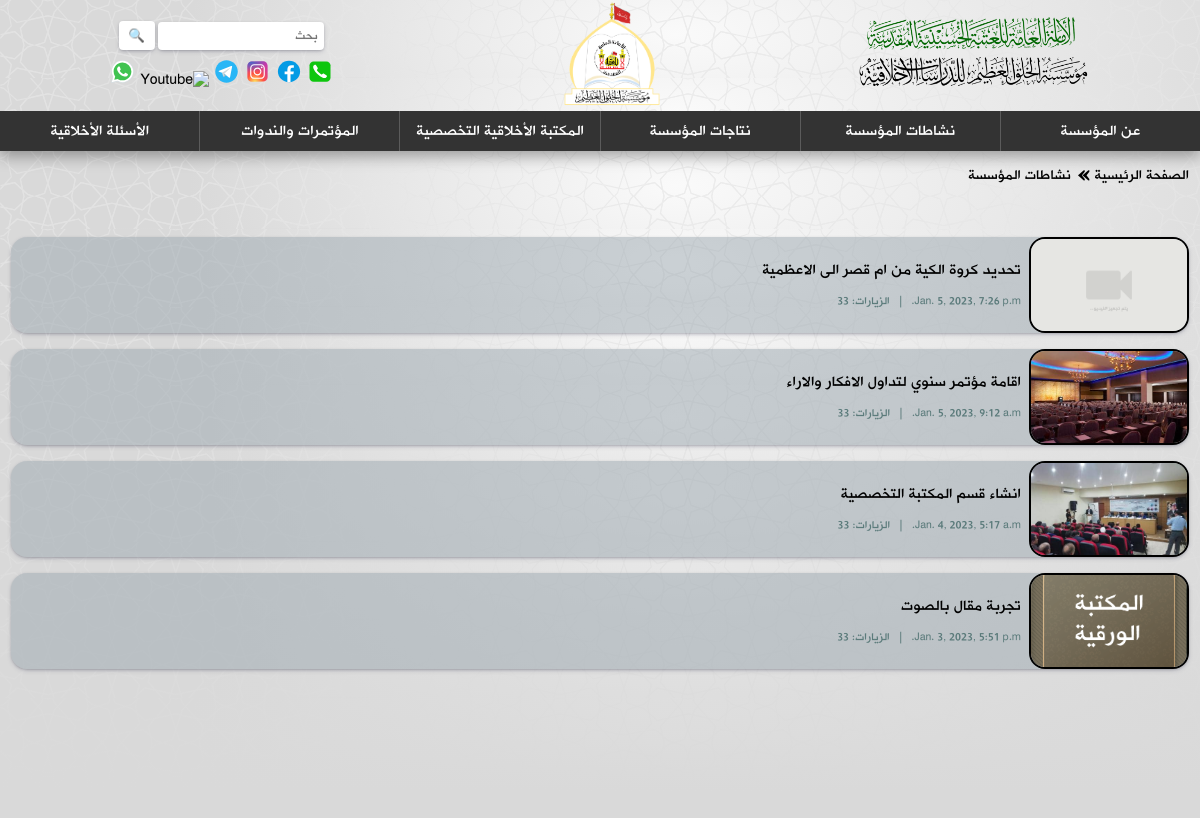
The page /activities on the database as committed earlier.
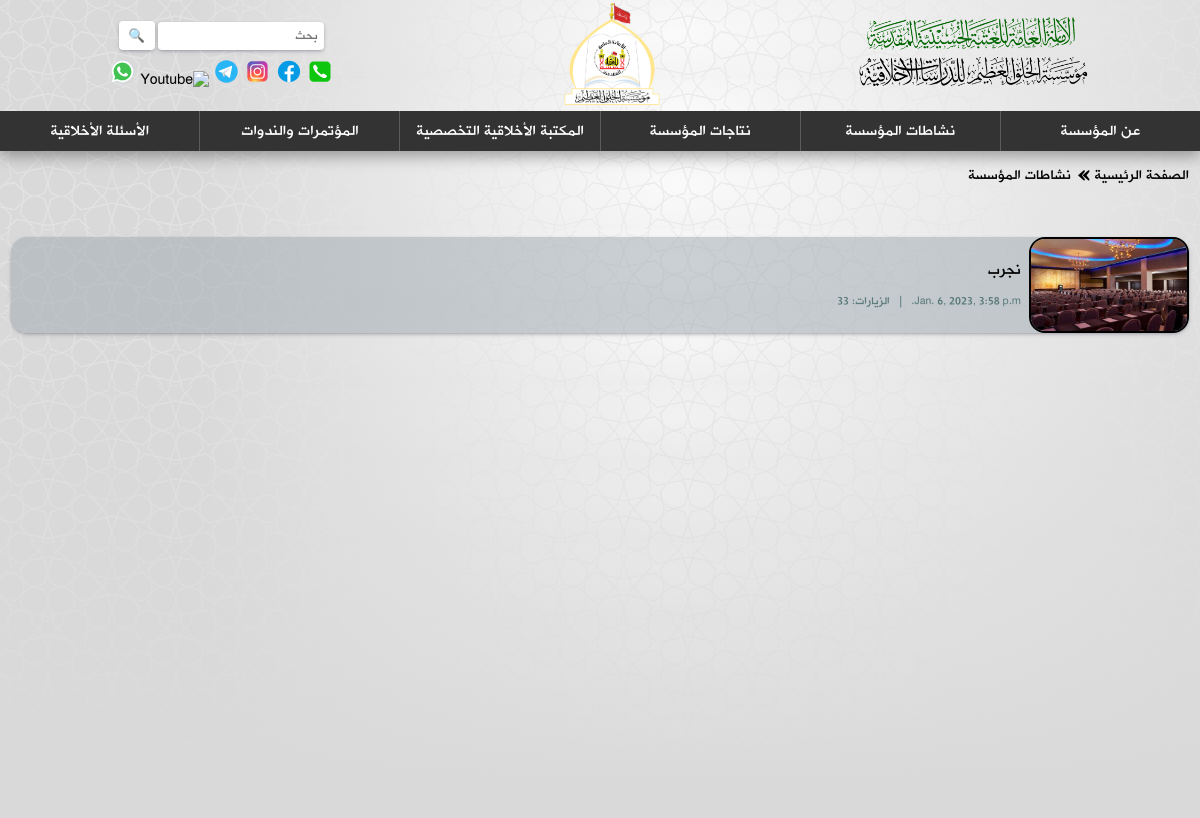
The same page on the database as committed later.
### backend/models.py (models this page shows, shortened)
class Activity(models.Model):
    title = models.CharField(max_length=1000, blank=False)
    created_at = models.DateTimeField(auto_now_add=True)
    main_img = models.ForeignKey(Image, on_delete=models.PROTECT, blank=False)
    body = models.TextField(max_length=5000, blank=False)
    img_array = models.ManyToManyField(Image, blank=True, related_name="images")
    vid_array = models.ManyToManyField(Video, blank=True, related_name="videos")
    audio = models.CharField(max_length=1000, blank=True)
    class Meta:
        ordering = ['-created_at']

class Image(models.Model):
    image = models.ImageField(upload_to="images", blank=False)

### backend/views.py (the view)
# urls.py: path("activities", views.activities, name="activities"),
def activities(request):
    activities = Activity.objects.all()
    context = {"activities":activities}
    return render(request, "backend/activities.html", context)

### backend/templates/backend/activities.html (shortened to what this page needs)
{% extends "backend/layout.html" %}
{% load static %}
{% block extraHead %}
<link rel="stylesheet" href="{% static 'css/pages.css' %}">
<link rel="stylesheet" href="{% static 'css/activities.css' %}">
{% endblock %}
{% block body %}
<main>
    <div class="path">
        <p class="component"><a href="{% url 'backend:home' %}"> الصفحة الرئيسية </a></p>
        <p class="pathArrow"> &#xbb; </p>
        <p class="component"><a href="{% url 'backend:activities' %}"> نشاطات المؤسسة </a></p>
    </div>
    <div class="pageContainer">
        {% for activity in activities %}
        <a class="activity" href="{% url 'backend:activity' activity.id %}">
            <div class="item">
                <div class="itemImage">
                    <img src="{{ activity.main_img.image.url }}" alt="نشاط">
                </div>
                <div class="itemDetails">
                    <p class="itemTitle">
                        {{ activity.title }}
                    </p>
                    <div class="statistics">
                        <p class="date">{{ activity.created_at }}</p>
                        <div class="horizontalLine">|</div>
                        <p class="views"> الزيارات: <span>33</span></p>
                    </div>
                </div>
            </div>
        </a>
        {% empty %}
        <p>لا توجد عناصر</p>
        {% endfor %}
    </div>
</main>
{% endblock %}

Rows that differ between the two databases and show on the page:
removed Activity: main_img.image (placeholder picture), title "تحديد كروة الكية من ام قصر الى الاعظمية", created_at "Jan. 5, 2023, 7:26 p.m."
removed Activity: main_img.image (picture), title "اقامة مؤتمر سنوي لتداول الافكار والاراء", created_at "Jan. 5, 2023, 9:12 a.m."
removed Activity: main_img.image (picture), title "انشاء قسم المكتبة التخصصية", created_at "Jan. 4, 2023, 5:17 a.m."
removed Activity: main_img.image (picture), title "تجربة مقال بالصوت", created_at "Jan. 3, 2023, 5:51 p.m."
added Activity: main_img.image (picture), title "نجرب", created_at "Jan. 6, 2023, 3:58 p.m."
